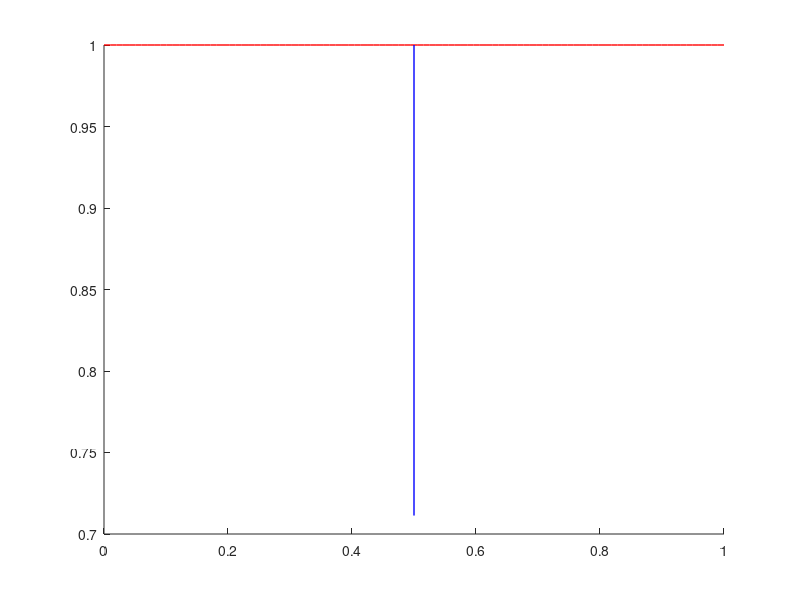

Source code (MATLAB): (Note: this script raises an error after producing the figure.)

X = linspace(0,1);
Y = ones(size(X));

a = 0.5;

v1 = 1-a*sqrt(3)/6;
v2 = 1-a*sqrt(3)/3;

SredisceStranica = [0.5; v1];
SredisceOgljisce = [0.5; v2];

hold on; 
plot(X, Y, 'r', 'LineWidth', 1); 
plot([0.5 0.5], [SredisceOgljisce(2) 1], 'b', 'LineWidth', 1);
risi_trikotnik(a, SredisceOgljisce, pi+pi/3); 
text(0.55, (SredisceOgljisce(2) +1)/2, 'y, \vartheta = \pi/3')
hold off;